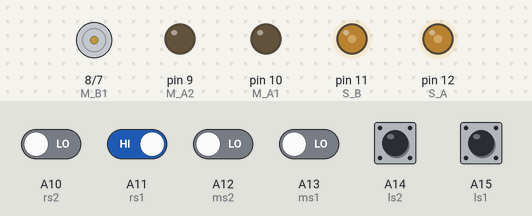
This sketch was run on a simulated Arduino Mega 2560, built with avr-gcc and run on an emulated ATmega2560. Shown: motor-driver pin pairs drawn as motors (green arrow = first pin HIGH = forward, orange = second pin HIGH = backward, longer = more drive), output pins drawn as LEDs (lit = HIGH). The test bench sets the inputs (shaded band); at power-on: A11 (rs1), A14 (ls2), A15 (ls1) HIGH, A10 (rs2), A12 (ms2), A13 (ms1) LOW.

Above: at 1.2 s.
1.3 s: A11 (rs1) driven LOW
At 1.6 s:
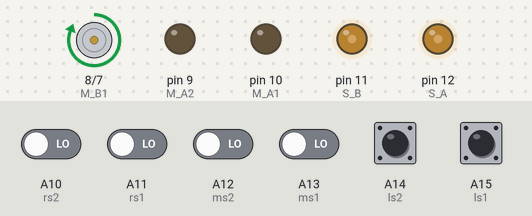
Timing chart, 0 to 4.3 s (numbered marks = the images above; inputs shaded):
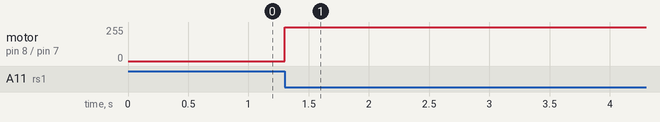

The sketch:

line_fallowing_with_6ir.ino
```cpp
int S_A = 12;  //Enable Motor A
int M_A1 = 10; //motor a = +
int M_A2 = 9; //motor a = -
int M_B1 = 8; //motor b = -
int M_B2 = 7; //motor b = +
int S_B = 11;  //Enable Motor B

int ls1 = A15;    // for Rigth_Sensor
int ls2 = A14;    // for Left_Sensor
int ms1 = A13;    // for Rigth_Sensor
int ms2 = A12;    // for Left_Sensor
int rs1 = A11;    // for Rigth_Sensor
int rs2 = A10;    // for Left_Sensor

void setup()
{
pinMode(M_B1, OUTPUT);
pinMode(M_B2, OUTPUT);
pinMode(M_A1, OUTPUT);
pinMode(M_A2, OUTPUT);
pinMode(S_B, OUTPUT);
pinMode(S_A, OUTPUT);
pinMode(ls1, INPUT);
pinMode(ls2, INPUT);
pinMode(ms1, INPUT);
pinMode(ms2, INPUT);
pinMode(rs1, INPUT);
pinMode(rs2, INPUT);

analogWrite(S_A,100); //Here you can change the Voltage(Speed) to the motors A.
analogWrite(S_B,100); //Here you can change the Voltage(Speed) to the motors B.
}
void loop(){
if ((digitalRead(ls1) == 0)&&(digitalRead(ls2) == 0)&&(digitalRead(ms1) == 1)&&(digitalRead(ms2) == 1)&&(digitalRead(rs1) == 0)&&(digitalRead(rs2) == 0)){ forword();}
if ((digitalRead(ls2) == 0)&&(digitalRead(ls1) == 0)&&(digitalRead(ms1) == 0)&&(digitalRead(ms2) == 0)&&(digitalRead(rs1) == 1)&&(digitalRead(rs2) == 1)){ turnRight();}
if ((digitalRead(ls1) == 1)&&(digitalRead(ls2) == 1)&&(digitalRead(ms1) == 0)&&(digitalRead(ms2) == 0)&&(digitalRead(rs1) == 0)&&(digitalRead(rs2) == 0)){ turnLeft();}
if ((digitalRead(ls1) == 1)&&(digitalRead(ls2) == 1)&&(digitalRead(ms1) == 1)&&(digitalRead(ms2) == 1)&&(digitalRead(rs1) == 1)&&(digitalRead(rs2) == 1)){Stop();}

}
void forword(){
digitalWrite(M_A1,1);
digitalWrite(M_A2,0);
digitalWrite(M_B1,1);
digitalWrite(M_B2,0);
}
void turnLeft(){
digitalWrite(M_A1,0);
digitalWrite(M_A2,0);
digitalWrite(M_B1,1);
digitalWrite(M_B2,0);
}
void uturn(){
digitalWrite(M_A1,1);
digitalWrite(M_A2,0);
digitalWrite(M_B1,1);
digitalWrite(M_B2,0);
}
void turnRight(){
digitalWrite(M_A1,1);
digitalWrite(M_A2,0);
digitalWrite(M_B1,0);
digitalWrite(M_B2,0);
}
void Stop(){
digitalWrite(M_A1,0);
digitalWrite(M_A2,0);
digitalWrite(M_B1,0);
digitalWrite(M_B2,0);
}
void turn(){
digitalWrite(M_A1,1);
digitalWrite(M_A2,0);
digitalWrite(M_B1,0);
digitalWrite(M_B2,1);
}
```

Measured:
- after the input at 1.3 s, motor on pin 8 (M_B1) / pin 7 (M_B2): stopped → forward 255/255 at once
